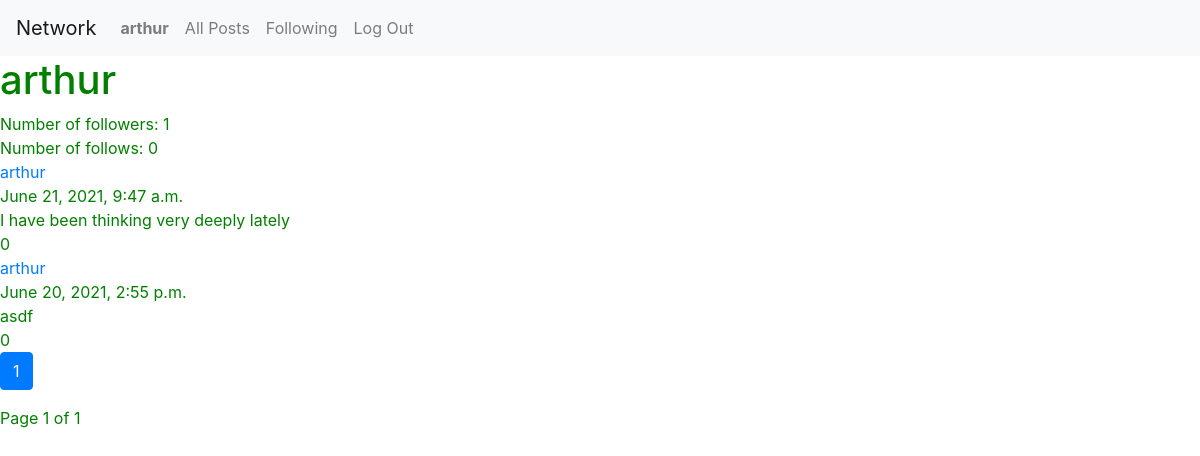
Screenshot of /user-profile/1 (signed in) with the database file from the repository.
### network/models.py (models this page shows)
class User(AbstractUser):
    follows = models.ManyToManyField(
        "User",
        blank=True,
        related_name="followers"
    )

class Post(models.Model):
    user = models.ForeignKey(
        User,
        on_delete=CASCADE, related_name="posts")
    text = models.CharField(
        max_length=1000,
        verbose_name="Post:"
    )
    likes = models.ManyToManyField(
        User,
        blank=True,
        related_name="likedPosts"
    )
    date = models.DateTimeField(
        verbose_name="Published:",
        auto_now_add=True,
        blank=True
    )

### network/views.py (the view)
# urls.py: path("user-profile/<int:user_id>",views.user_profile, name="user-profile"),
def user_profile(request, user_id, page_num=1):
    try:
        user = User.objects.get(pk=user_id)
    except ObjectDoesNotExist:
        return HttpResponseRedirect(reverse("index"))
    posts = user.posts.all().order_by("-date")
    if request.user and request.user != user:
        try:
            request.user.follows.get(pk=user.id)
        except ObjectDoesNotExist:
            action = "Follow"
        else:
            action = "Unfollow"
    else:
        action = False
    return render(request, "network/user-profile.html", {
        "profile_user": user,
        "posts": Paginator(posts, 10).page(page_num),
        "action": action,
    })

### network/templates/network/user-profile.html (shortened to what this page needs)
{% extends "network/layout.html" %}
{% block body %}
    <div class="profile-cont">
      <div class="user-cont">
        <div class="title">
          <h1>{{profile_user.username}}</h1>
        </div>
        <div class="followers">Number of followers: {{profile_user.followers.count}}</div>
        <div class="follows">Number of follows: {{profile_user.follows.count}}</div>
      </div>
        {%include "network/posts.html"%}
    </div>
{% endblock %}

### network/templates/network/layout.html (shortened to what this page needs)
{% load static %}
<!DOCTYPE html>
<html lang="en">
    <head>
        <link rel="stylesheet" href="https://stackpath.bootstrapcdn.com/bootstrap/4.4.1/css/bootstrap.min.css">
        <link href="{% static 'network/styles.css' %}" rel="stylesheet">
    </head>
    <body>
        <nav class="navbar navbar-expand-lg navbar-light bg-light">
            <a class="navbar-brand" href="#">Network</a>
            <div>
              <ul class="navbar-nav mr-auto">
                {% if user.is_authenticated %}
                    <li class="nav-item">
                        <a class="nav-link" href="{% url 'user-profile' user.id%}"><strong>{{ user.username }}</strong></a>
                    </li>
                {% endif %}
                <li class="nav-item">
                  <a class="nav-link" href="{% url 'all-posts' %}">All Posts</a>
                </li>
                {% if user.is_authenticated %}
                    <li class="nav-item">
                        <a class="nav-link" href="{% url 'following-posts' %}">Following</a>
                    </li>
                    <li class="nav-item">
                        <a class="nav-link" href="{% url 'logout' %}">Log Out</a>
                    </li>
                {% endif %}
              </ul>
            </div>
          </nav>
        <div class="body">
            {% block body %}
            {% endblock %}
        </div>
    </body>
</html>

### network/templates/network/posts.html (shortened to what this page needs)
<div class="posts-cont">
  {% for post in posts.object_list %}
  <div class="post-cont">
    <a href="{% url 'user-profile' post.user.id%}" class="user">{{post.user}}</a>
    <div class="date">{{post.date}}</div>
    <div class="text">{{post.text}}</div>
    <div class="likes">{{post.likes.count}}</div>
  </div>
  {% empty %}
    <h1>There are no posts</h1>
  {% endfor %}
  <nav aria-label="Page navigation" >
    <ul class="pagination">
      {% for page_num in posts.paginator.page_range %}
        {% if page_num == posts.number %}
          <li class="page-item active">
            <a href="{{request.path}}" class="page-link">{{page_num}}</a>
          </li>
        {% else %}
          <li class="page-item">
            <a href="{{request.path}}/{{page_num}}" class="page-link">{{page_num}}</a>
          </li>
        {% endif %}
      {% endfor %}
    </ul>
    <span class="current">
      Page {{posts.number}} of {{posts.paginator.num_pages}}
    </span>
  </nav>
</div>

### network/static/network/styles.css (style rules this page uses)
body { color: green; }

### rows the page displays
User: username "arthur", followers.count "1", follows.count "0"
Post: user "arthur", date "June 21, 2021, 9:47 a.m.", text "I have been thinking very deeply lately", likes.count "0"
Post: user "arthur", date "June 20, 2021, 2:55 p.m.", text "asdf", likes.count "0"

### other values shown
{{ page_num }} "1"
{{ posts.number }} "1"
{{ posts.paginator.num_pages }} "1"
